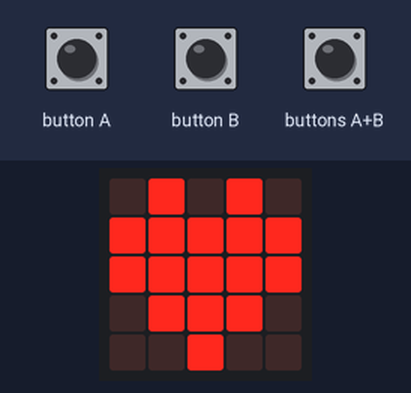
This program was run on a simulated BBC micro:bit (MakeCode). Shown: the board's 5×5 LED display. Inputs (shaded band) come from the test bench. Random numbers come from a fixed seed.

Above: at 0.1 s.
2.4 s: buttons A+B pressed for 0.15 s
At 3.8 s:
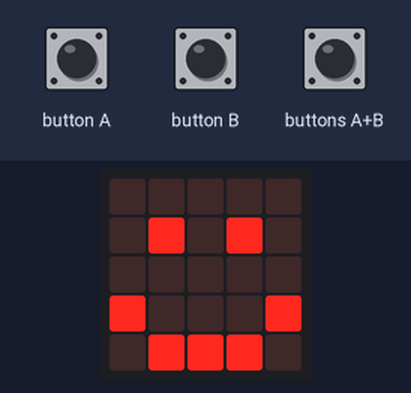
5.5 s: button A pressed for 0.15 s
At 6.1 s:
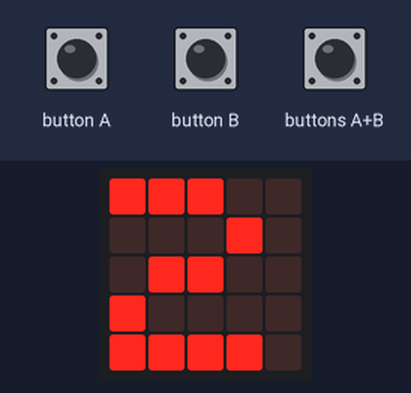
8.6 s: button B pressed for 0.15 s
At 9.5 s:
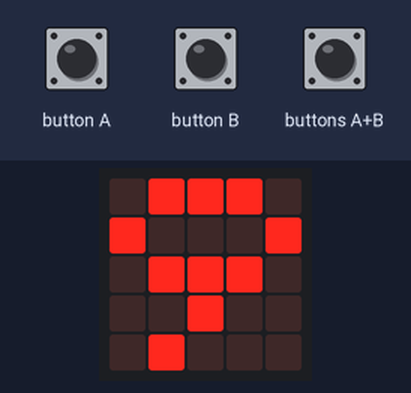
11.2 s: button A pressed for 0.15 s
At 11.42 s:
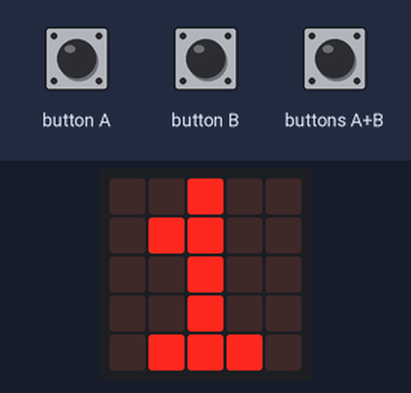
13.0 s: button B pressed for 0.15 s
At 13.9 s:
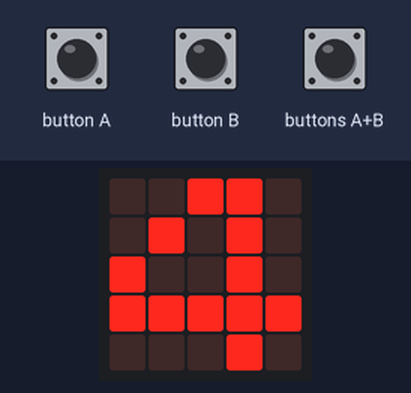
15.6 s: button B pressed for 0.15 s
At 22.2 s:
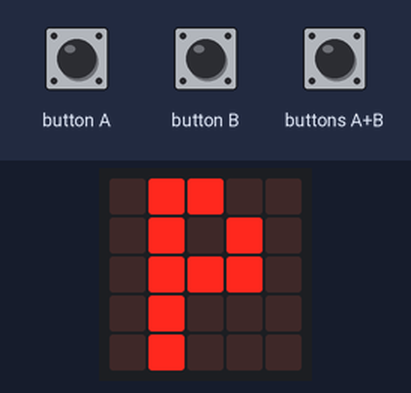
Timing chart, 0 to 22.8 s (numbered marks = the images above; inputs shaded):
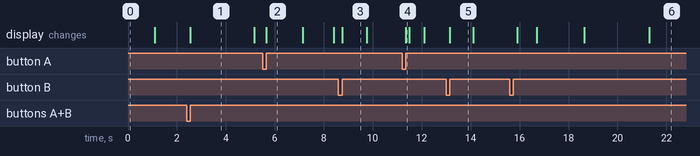

Measured:
- after the input at 2.4 s, the display: changes after 0.15 s (image 1)
- after the input at 8.6 s, the display: changes after 0.15 s (image 3)
- what the display in image 1 shows lasts 2.6 s, from 2.6 s to 5.2 s
- what the display in image 2 shows lasts 1.5 s, from 5.7 s to 7.2 s
- what the display in image 3 shows lasts 1.0 s, from 8.8 s to 9.8 s

The program:

main.ts
```typescript
input.onButtonPressed(Button.A, function () {
    numeroum = randint(0, 10)
    basic.showNumber(numeroum)
    basic.pause(2000)
    basic.clearScreen()
})
input.onButtonPressed(Button.AB, function () {
    for (let index = 0; index < 4; index++) {
        basic.showIcon(IconNames.Happy)
        basic.pause(2000)
        basic.clearScreen()
        basic.pause(2000)
    }
    resto = (numeroum + numerodois) % 2
    if (resto == 0) {
        basic.showLeds(`
            . # # . .
            . # . # .
            . # # # .
            . # . . .
            . # . . .
            `)
        basic.pause(5000)
        basic.clearScreen()
    } else {
        basic.showString("I")
        basic.pause(5000)
        basic.clearScreen()
    }
})
input.onButtonPressed(Button.B, function () {
    numerodois = randint(0, 10)
    basic.showNumber(numerodois)
    basic.pause(2000)
    basic.clearScreen()
})
let resto = 0
let numerodois = 0
let numeroum = 0
basic.showIcon(IconNames.Heart)
basic.pause(500)
basic.clearScreen()
numeroum = 0
numerodois = 0
resto = 0
```

test.ts
```typescript
// testes vão aqui; isto não será compilado quando este pacote for usado como uma extensão.
```
